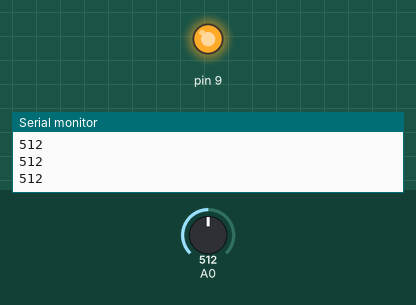
The sketch below on a simulated Arduino Uno, built with avr-gcc and run on an emulated ATmega328P. On the bench: output pins drawn as LEDs (lit = HIGH), the last lines printed to the serial monitor. Inputs (shaded band) come from the test bench; at power-on: A0 = 512.

Above: at 1.2 s.
1.3 s: A0 set to 415
2.8 s: A0 set to 390
At 4.0 s:
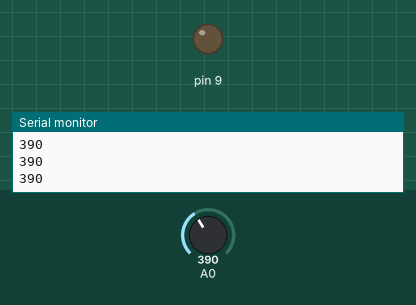
4.3 s: A0 set to 410
At 5.0 s:
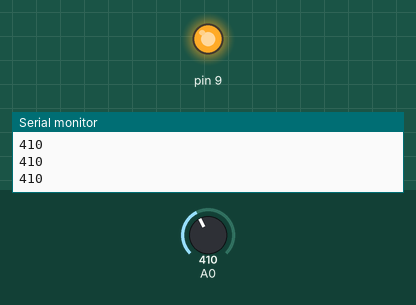
5.8 s: A0 set to 306
At 6.2 s:
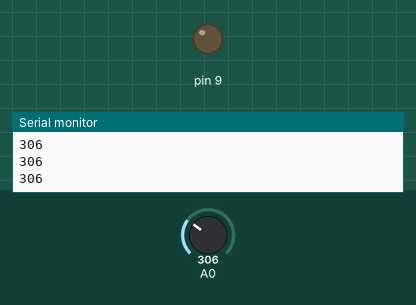
Timing chart, 0 to 8.3 s (numbered marks = the images above; inputs shaded):
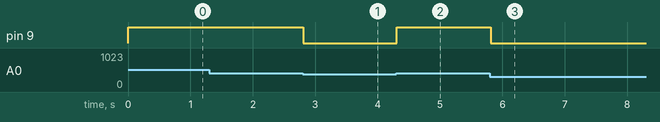

Measured:
- the behaviour switches between 400 and 399 on A0 (found by bisection; images 0 and 1)
- after the input at 2.8 s, pin 9: HIGH → LOW at once
- after the input at 4.3 s, pin 9: LOW → HIGH at once
- after the input at 5.8 s, pin 9: HIGH → LOW at once

The sketch:

LDR2.ino
```cpp
int val;
void setup()
  {
    pinMode(A0, INPUT);
    pinMode(9, OUTPUT);
    Serial.begin (9600);
  }
  void loop () {
  val = analogRead (A0);
  Serial.println (val);
  if (val < 400)
  digitalWrite (9, LOW);
  else
   digitalWrite (9, HIGH);
  }
```
